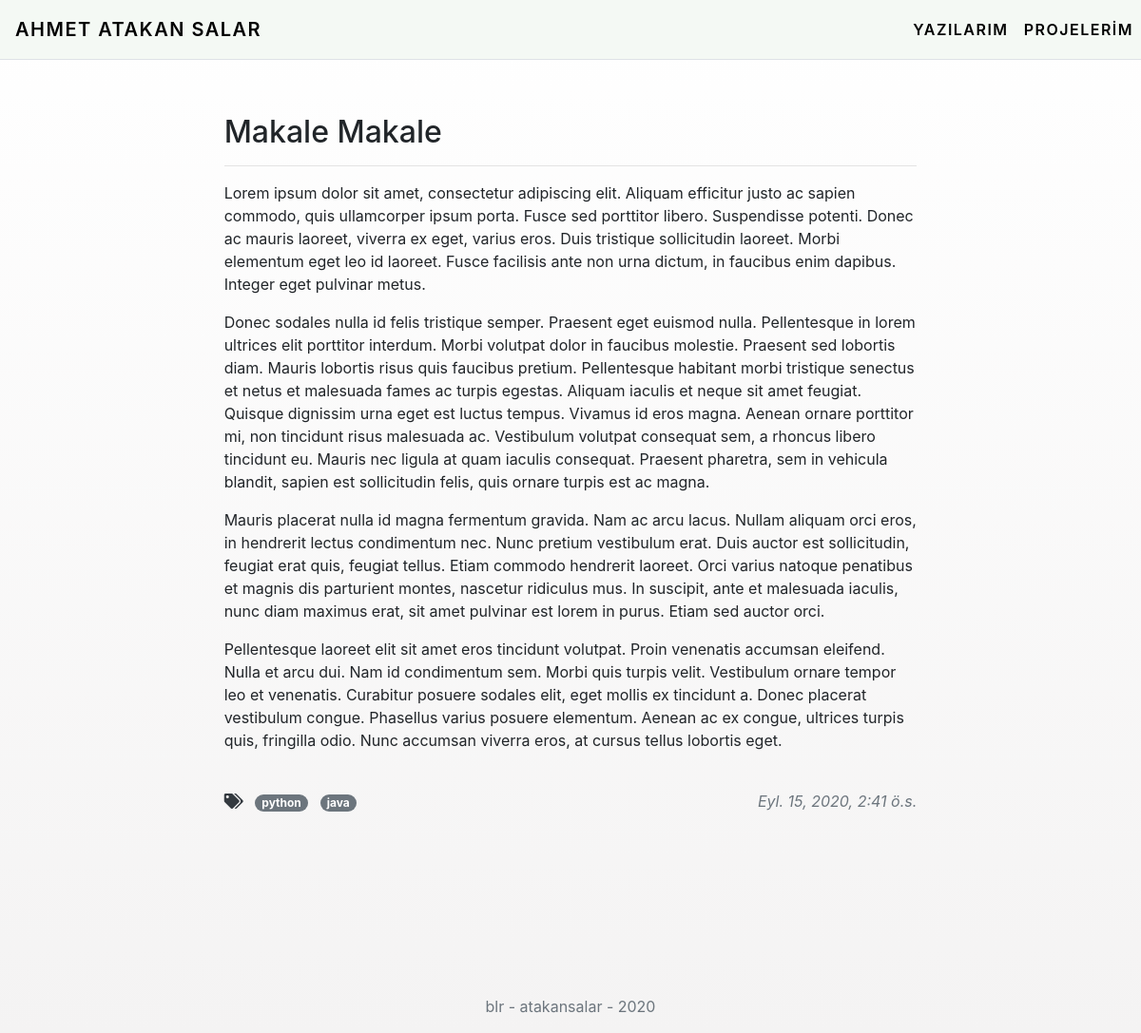
/posts/post/makale-makale, run on an earlier commit of the app's database.
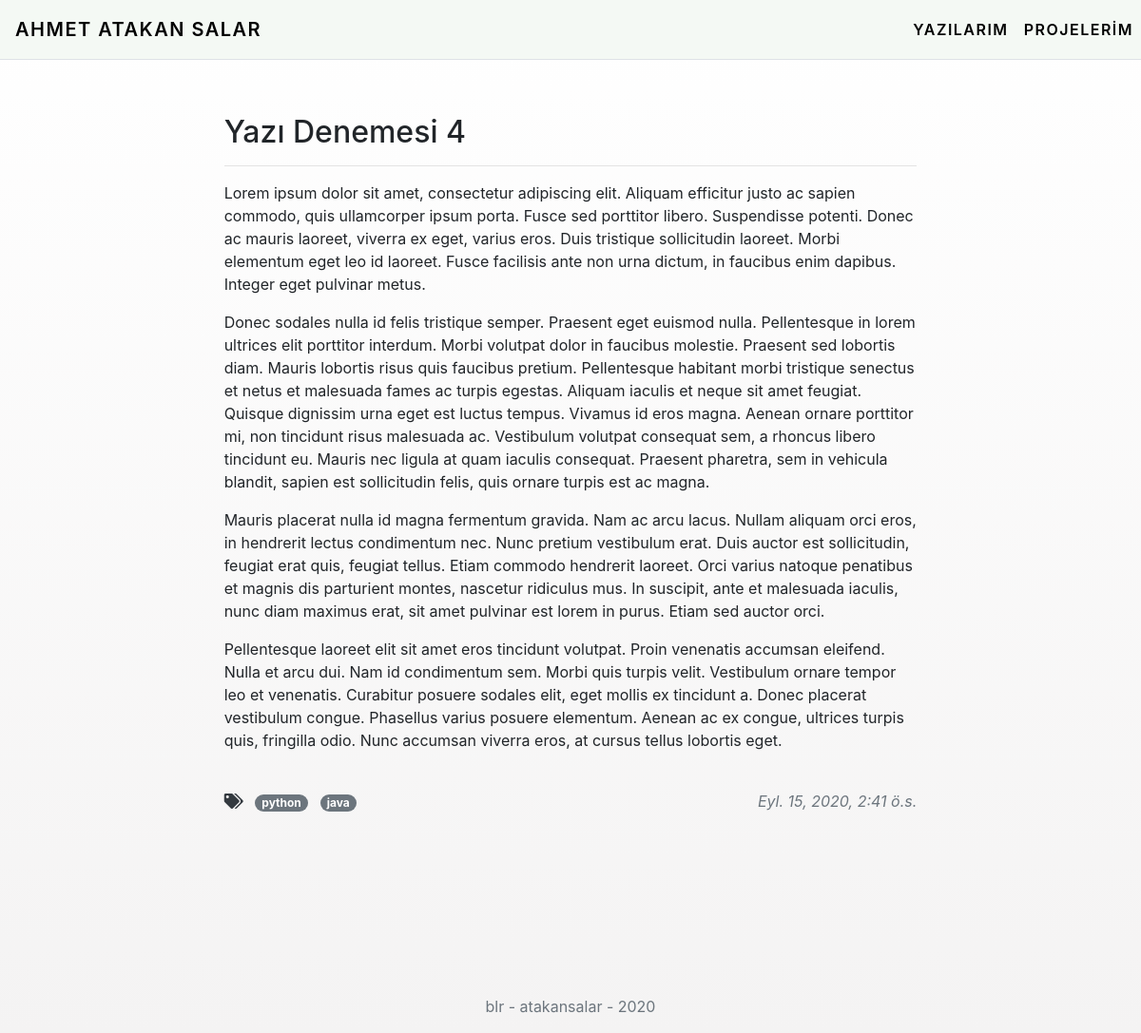
And on a later commit of the database.
### post/models.py (models this page shows, shortened)
class Post(models.Model):
    post_author = models.ForeignKey("auth.User", on_delete=models.CASCADE)
    post_title = models.CharField(max_length=50)
    post_content = RichTextField()
    post_date = models.DateTimeField(auto_now_add=True)
    post_image = models.FileField(blank=True, null=True, verbose_name="Resim Ekle:")
    post_tags = models.ManyToManyField(Tag, verbose_name="Add Tag", blank=True)
    slug = models.SlugField(null=False, unique=True)
    class Meta:
        ordering =['-post_date']

### post/views.py (the view)
# urls.py: path('posts/', include('post.urls'), name="posts"),
def post(request, slug):
    post = get_object_or_404(Post, slug=slug)
    return render(request, 'post.html', {"post": post})

### post/models.py (called while the page is built)
    def get_absolute_url(self):
        return reverse("post:tagposts", kwargs={'slug': self.slug})

### templates/post.html (shortened to what this page needs)
{% extends "layout.html" %} {% block body %} {% if post %}
<div class="row m-3">
  <div class="col-md-8 offset-md-2 content-wrapper">
    <div class="post-wrapper">
      <h2 class="mt-2">{{post.post_title}}</h2>
      <hr />
      <p>{{post.post_content|safe}}</p>
      <br />
      {% if post.post_tags.all %}
      <i class="fas fa-tags mr-2 text-dark"></i>
      {% for tag in post.post_tags.all %}
      <a
        href="{{ tag.get_absolute_url }}"
        class="mr-2 text-decoration-none badge badge-secondary badge-pill"
      >
        {{tag.tag_name}}
      </a>
      {% endfor %} {% endif %}
      <i class="float-right text-secondary">{{post.post_date}}</i>
    </div>
  </div>
</div>
{% endif %} {% endblock body %}

What changed in the data, as far as the page shows it:
changed Post: post_title "Makale Makale" → "Yazı Denemesi 4"
